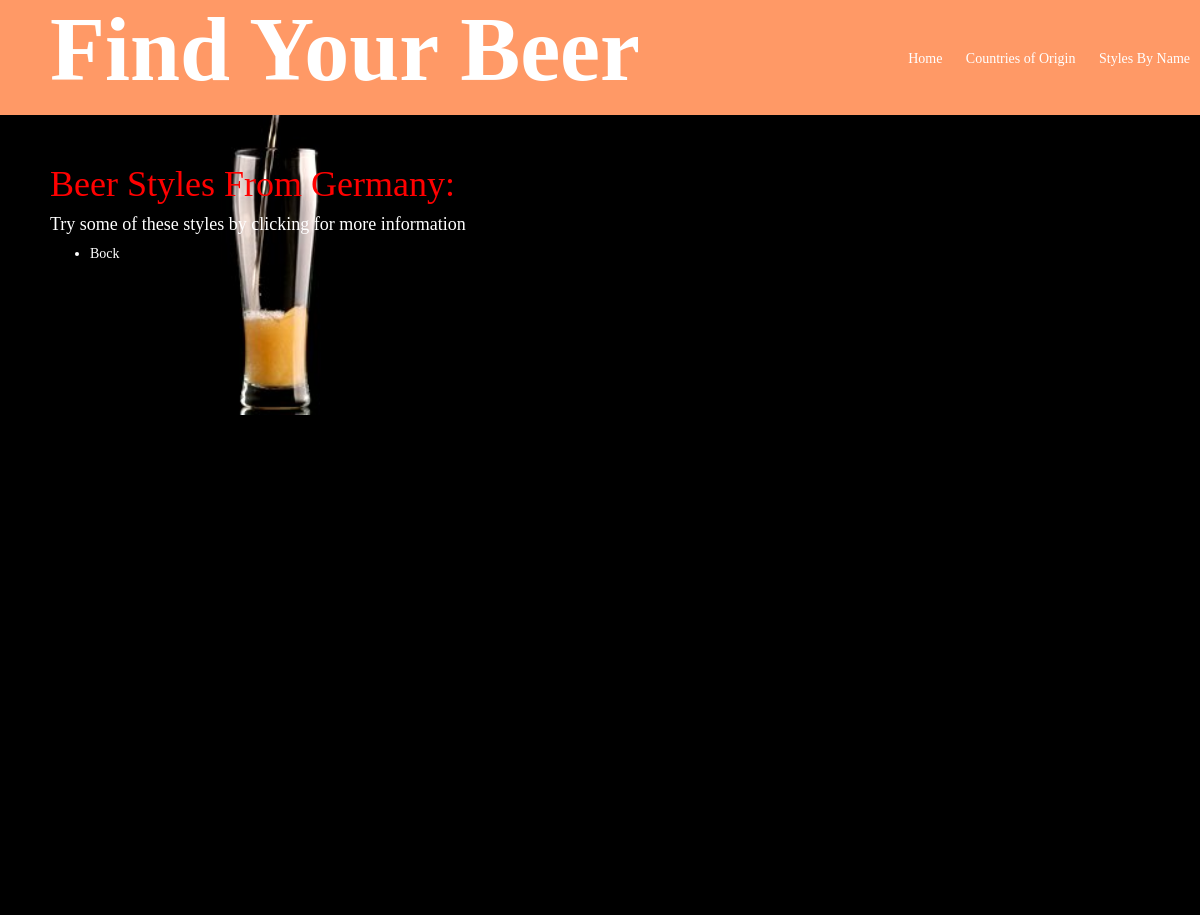
Page /styles/country/Germany/ on the earlier database version.
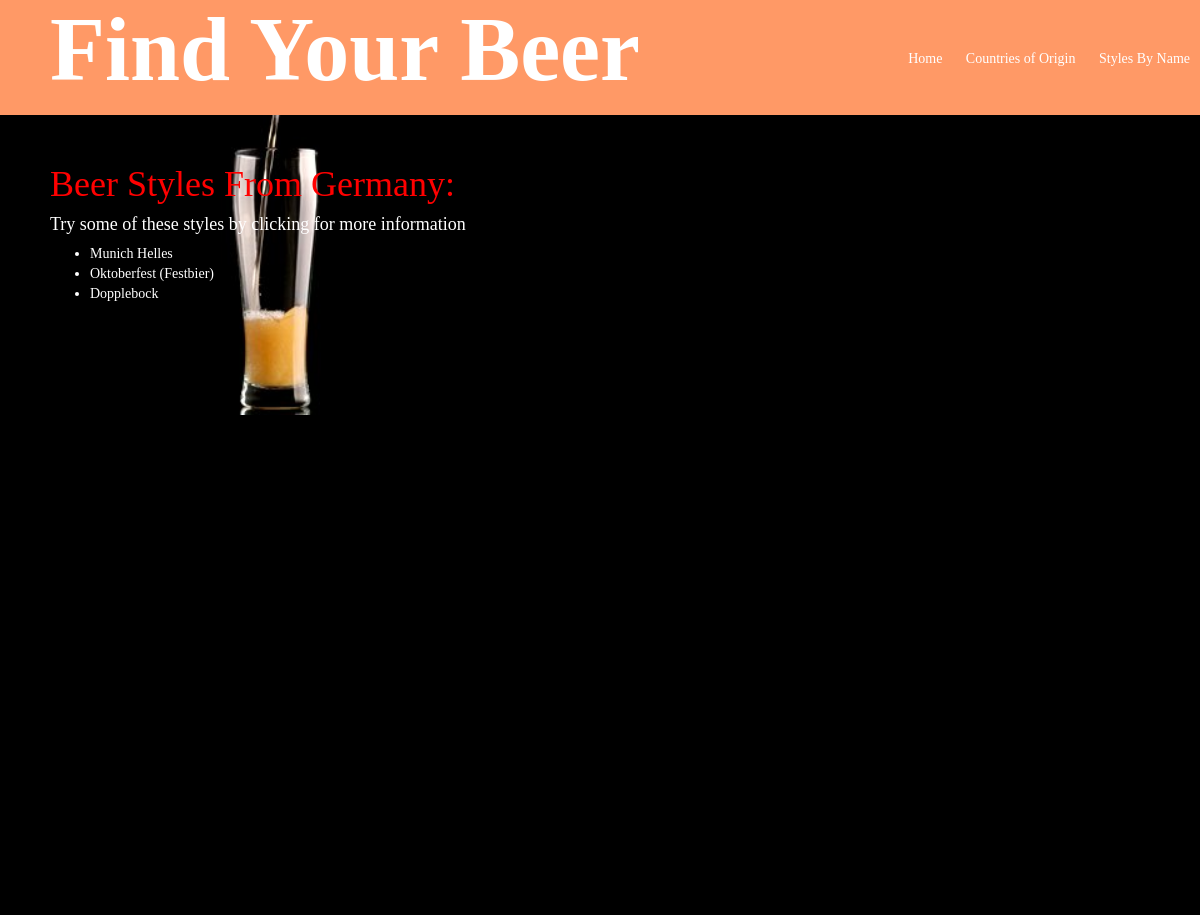
Same page on the later database version.
### styles/models.py (models this page shows, shortened)
class BeerStyle(models.Model):
    name = models.CharField(max_length=200)
    ibu = models.IntegerField(default=1)
    srm = models.IntegerField(default=1)
    abv = models.DecimalField(max_digits=4, decimal_places=2, default=1)
    country = models.CharField(max_length=200)
    similarity = models.IntegerField(default=400)
    brands = models.CharField(max_length=200)

### styles/views.py (the view)
# urls.py: url(r'^country/(?P<name>.+?)/$', views.bycountry, name='bycountry'),
def bycountry(request, name):
    beer_list = BeerStyle.objects.filter(country=name)
    template = loader.get_template('styles/bycountry.html')
    context = RequestContext(request, {
        'beer_list': beer_list
    })
    if beer_list:
        return HttpResponse(template.render(context))
    else:
        raise Http404

### styles/templates/styles/bycountry.html (shortened to what this page needs)
<body>
	{% include "styles/header.html" %}
	<div class="results">
		<h1>Beer Styles From {{ beer_list.0.country }}:</h1>
		<h4>Try some of these styles by clicking for more information</h4>
		{% if beer_list %}
		<ul>
			{% for beer in beer_list %}
			<li class="link link-results"><a href="{% url 'detail' beer.name %}">{{ beer.name }}</a></li>
			{% endfor %}
		</ul>
		{% else %}
		<p>No Beers Listed</p>
		{% endif %}
	</div>
</body>

Differences in the rows shown:
changed BeerStyle "Germany": name "Bock" → "Munich Helles"
added BeerStyle: name "Oktoberfest (Festbier)"
added BeerStyle: name "Dopplebock"
